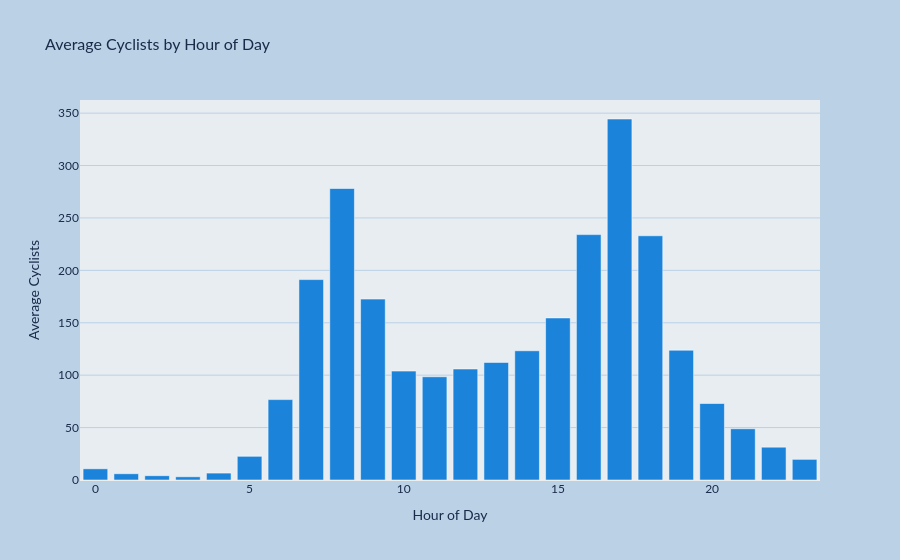

Notebook source saved alongside this figure:
### Code cell
# test bar chart before adding to dashboard
fig_bar = px.bar(hourly_avg, x='Hour', y='Average',
                 title='Average Cyclists by Hour of Day',
                 color_discrete_sequence=['#1B83D9'])

fig_bar.update_layout(
    plot_bgcolor='#E8EDF2',
    paper_bgcolor='#BBD1E6',
    font=dict(color='#1A2B4A'),
    title_font=dict(size=16, color='#1A2B4A'),
    yaxis_title='Average Cyclists',
    xaxis_title='Hour of Day',
    yaxis=dict(gridcolor='#BBD1E6', gridwidth=1)
)

fig_bar.show()

### Figure 1 — Plotly figure (JSON) as saved in the notebook; plotly's stock layout.template omitted (floating-point values rounded to 4 significant figures)
{"data": [{"hovertemplate": "Hour=%{x}<br>Average=%{y}<extra></extra>", "legendgroup": "", "marker": {"color": "#1B83D9", "pattern": {"shape": ""}}, "name": "", "orientation": "v", "showlegend": false, "textposition": "auto", "type": "bar", "x": [0, 1, 2, 3, 4, 5, 6, 7, 8, 9, 10, 11, 12, 13, 14, 15, 16, 17, 18, 19, 20, 21, 22, 23], "xaxis": "x", "y": [10.7, 6.0, 4.1, 3.1, 6.6, 22.6, 76.7, 191.2, 278.1, 172.6, 103.9, 98.5, 105.9, 112.2, 123.3, 154.6, 234.1, 344.4, 233.0, 123.8, 73.0, 48.9, 31.3, 19.7], "yaxis": "y"}], "layout": {"barmode": "relative", "font": {"color": "#1A2B4A"}, "legend": {"tracegroupgap": 0}, "paper_bgcolor": "#BBD1E6", "plot_bgcolor": "#E8EDF2", "title": {"font": {"color": "#1A2B4A", "size": 16}, "text": "Average Cyclists by Hour of Day"}, "xaxis": {"anchor": "y", "domain": [0, 1], "title": {"text": "Hour of Day"}}, "yaxis": {"anchor": "x", "domain": [0, 1], "gridcolor": "#BBD1E6", "gridwidth": 1, "title": {"text": "Average Cyclists"}}}}
